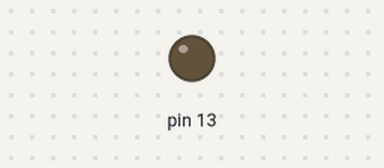
Recording of a sketch running on a simulated Arduino Uno, built with avr-gcc and run on an emulated ATmega328P. Shown: output pins drawn as LEDs (lit = HIGH). Dashed ring = blinking.

Above: at 0.5 s.
At 2.2 s:
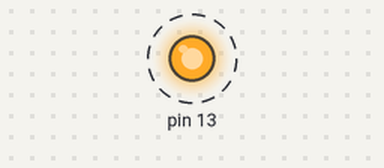
Timing chart, 0 to 3.0 s (numbered marks = the images above):
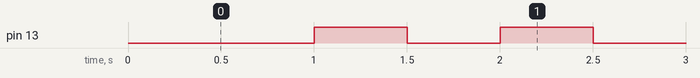

Measured:
- by itself, pin 13: alternates HIGH for 0.50 s and LOW for 0.50 s

The sketch:

led______.ino
```cpp
unsigned long int ev1 = 0; //ÓÃÓÚ¼ÇÂ¼Ê±¼ä
int led_val = 0; //ÓÃÓÚ´æ´¢ledµÄ×´Ì¬
void setup()
{
	pinMode(13, OUTPUT);
	ev1 = millis(); //³õÊ¼»¯Ê±¼äµã

}

void loop()
{

	if (millis() - ev1 >= 500) { //µ±µ±Ç°µÄÊ±¼äµãºÍÖ®Ç°µÄÊ±¼äµãÏà²î500£¬¾ÍÊÇ500ms¾ÍÖ´ÐÐ£¬Ò²¾ÍÊÇÑÓÊ±500ms
		digitalWrite(13,led_val); //ÈÃledÏÔÊ¾Öµ led_val
		led_val = ~led_val; //ÈÃledµÄÖµÈ¡·´
		ev1 = millis(); //Ö´ÐÐÍêºó¸üÐÂÊ±¼äµã
  }

}
```
